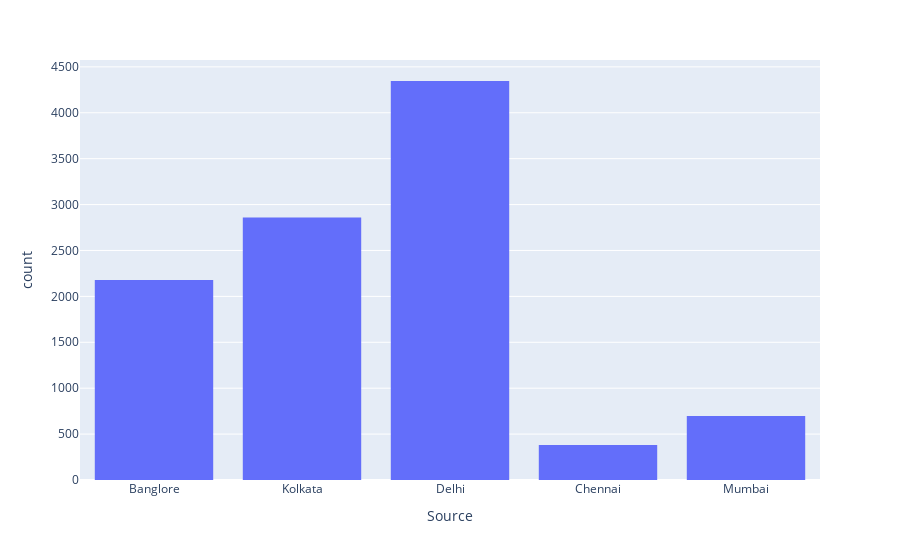

The code cell stored with this chart in its notebook:
### Code cell
px.histogram(data_frame=df , x = "Source")

### Figure 1 — Plotly figure (JSON) as saved in the notebook; plotly's stock layout.template omitted (floating-point values rounded to 4 significant figures; data arrays with more than 128 entries replaced by an {"elided": "..."} marker saying what was removed)
{"data": [{"alignmentgroup": "True", "bingroup": "x", "hovertemplate": "Source=%{x}<br>count=%{y}<extra></extra>", "legendgroup": "", "marker": {"color": "#636efa", "pattern": {"shape": ""}}, "name": "", "offsetgroup": "", "orientation": "v", "showlegend": false, "type": "histogram", "x": {"elided": "10463 str values"}, "xaxis": "x", "yaxis": "y"}], "layout": {"barmode": "relative", "legend": {"tracegroupgap": 0}, "margin": {"t": 60}, "xaxis": {"anchor": "y", "domain": [0, 1], "title": {"text": "Source"}}, "yaxis": {"anchor": "x", "domain": [0, 1], "title": {"text": "count"}}}}
